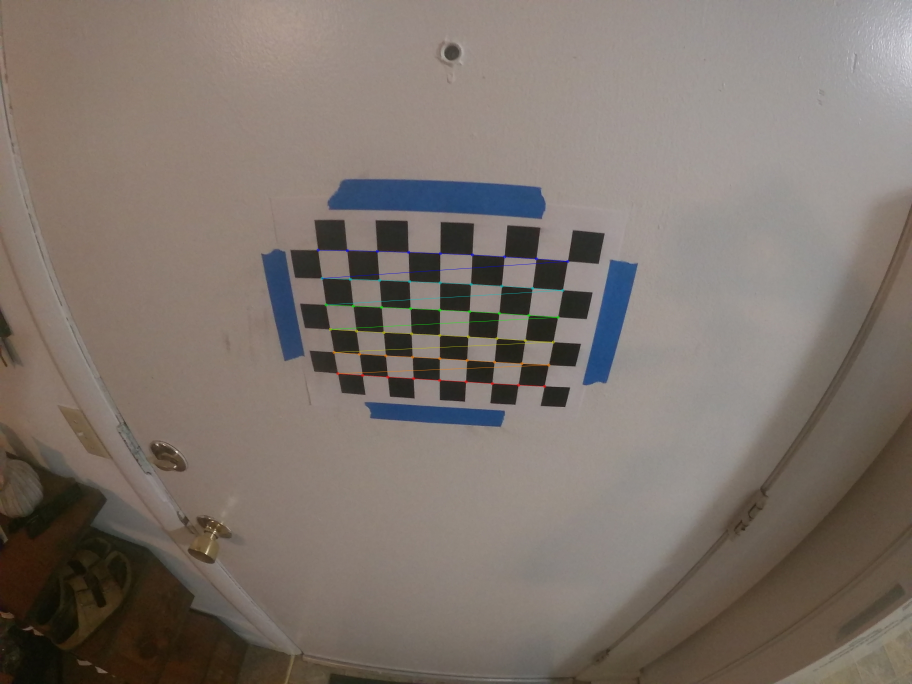
#> input picture Corners_10LeftCamera.jpg, 3648 x 2736 px, given in place of center_1_24_behind_spike_on_190_left.MP4, which was not available (shown at 1/4 size)
$ python main.py   (older library calls are emulated)
#> lines starting #> are read from the running program, lines starting #| are printed output that depends on the picture; after the words box and inside, x2 and y2 are one past the last pixel; in counts of white or black regions, pixels touching at a corner belong together; long printed decimals are rounded; pictures that were not available may be replaced by others from this repository, and a replacement may not be noted
### camera_calibration.py
import numpy as np
import cv2

#tested optimal num boards
num_boards = 15
num_squares_width = 9
num_squares_height = 6

#Size of square (in mm)
square_dimension = 25

#Image dimensions
image_size = (3648, 2736)

#Crop mask
# A value of 0 will crop out all the black pixels.  This will result in a loss of some actual pixels.
# A value of 1 will leave in all the pixels.  This maybe useful if there is some important information
# at the corners.  Ideally, you will have to tweak this to see what works for you.
#This means all pixels will be geometrically transformed to be included
crop = 0.3


#values to grab correct images from local computer
image_folder_left = 'Checkerboard_LeftCamera/'
image_folder_right = 'Checkerboard_RightCamera/'
left_camera = "LeftCamera"
right_camera = "RightCamera"


# [106 lines left out: function ImageProcessing, not called in this run]

#function to undistort image after calibration variables are obtained
def undistort(frame, isLeft):
    intrinsic_matrix = np.load('left_intrinsic_matrix.npy') if isLeft else np.load('right_intrinsic_matrix.npy')
    distCoeff = np.load('left_dist_coeff.npy') if isLeft else np.load('right_dist_coeff.npy')

    if intrinsic_matrix is None or distCoeff is None:
        print("issue with calibration values")
        return

    undistorted_image = cv2.undistort(frame, intrinsic_matrix, distCoeff, None, intrinsic_matrix)
    return undistorted_image

    #BELOW IS CODE TO SCALE - this makes image smaller
    # Scale the images and create a rectification map.
    # newMat, ROI = cv2.getOptimalNewCameraMatrix(intrinsic_matrix, distCoeff, image_size, alpha=crop,centerPrincipalPoint=1)
    #mapx, mapy = cv2.initUndistortRectifyMap(intrinsic_matrix, distCoeff, None, newMat, image_size, m1type=cv2.CV_32FC1)

    #undistorted_image = cv2.remap(frame, mapx, mapy, cv2.INTER_LINEAR)
    #return undistorted_image

# Press the green button in the gutter to run the script.
# [5 lines that do not run on import are left out]


# See PyCharm help at https://www.jetbrains.com/help/pycharm/

### find_implement.py
#code adapted from https://github.com/niconielsen32/ComputerVision/blob/master/StereoVision/Python/HSV_filter.py

import numpy as np
import cv2
import imutils

#currenlty, frames that are sent as args are already distorted
def detection(frame_left, frame_right):
    kernel_size = 5
    mag_thresh = (30, 100)
    r_thresh = (235, 255)
    s_thresh = (165, 255)
    b_thresh = (160, 255)
    g_thresh = (210, 255)
    # [12 lines of commented-out code are left out]

    find_field_lines(frame_left)
    find_field_lines(frame_right)

    cv2.imwrite("frame_left.png", frame_left)
    cv2.imwrite("frame_right.png", frame_right)

    mask_left = hsv_filter_yellow(frame_left)
    mask_right = hsv_filter_yellow(frame_right)

    # Result-frames after applying HSV-filter mask
    updated_left = cv2.bitwise_and(frame_left, frame_left, mask=mask_left)
    updated_right = cv2.bitwise_and(frame_right, frame_right, mask=mask_right)

    #cv2.imshow('image', frame_left)
    #cv2.waitKey(0)
    #cv2.destroyAllWindows()

    # APPLYING SHAPE RECOGNITION:
    # this function returns center coordinate of shot put
    circle_left = find_shot(frame_left, mask_left)
    circle_right = find_shot(frame_right, mask_right)

    print(circle_left)
    print(circle_right)

    circle_color = (255, 0, 0)
    cv2.circle(frame_left, circle_left, 10, circle_color, 2)
    cv2.circle(frame_right, circle_right, 10, circle_color, 2)

    cv2.imshow("image", frame_left)
    cv2.waitKey(0)
    cv2.destroyAllWindows()
    cv2.imshow("image2", frame_right)
    cv2.waitKey(0)
    cv2.destroyAllWindows()

    return circle_left, circle_right


def hsv_filter_yellow(frame):
    # Blurring the frame
    blur = cv2.GaussianBlur(frame, (5, 5), 0)

    # Converting RGB to HSV
    hsv = cv2.cvtColor(blur, cv2.COLOR_BGR2HSV)

    #code for determining lower and upper limits:
    #https://docs.opencv.org/3.1.0/df/d9d/tutorial_py_colorspaces.html
    yellow = np.uint8([[[255, 255, 255]]])
    hsv_yellow = cv2.cvtColor(yellow, cv2.COLOR_BGR2HSV)

    #code for segmentating the yellow spike ball in the image
    #lower_yellow = np.array([hsv_yellow[0][0][0] - 10, 100, 100])
    #upper_yellow = np.array([hsv_yellow[0][0][0] - 10, 255, 255])

    lower_yellow = np.array([15, 75, 75])
    upper_yellow = np.array([30, 255, 255])

    print("lower yellow: ")
    print(lower_yellow)
    print("upper yellow")
    print(upper_yellow)

    # HSV-filter mask
    mask = cv2.inRange(hsv, lower_yellow, upper_yellow)

    #cv2.imshow("image", mask)
    #cv2.waitKey(0)
    #cv2.destroyAllWindows()

    # Morphological Operation - Opening - Erode followed by Dilate - Remove noise
    mask = cv2.erode(mask, None, iterations=2)
    mask = cv2.dilate(mask, None, iterations=2)

    cv2.imshow("window", mask)
    cv2.waitKey(0)

    return mask

def hsv_filter_white(frame):
    # Blurring the frame
    blur = cv2.GaussianBlur(frame, (5, 5), 0)

    # Converting RGB to HSV
    hsv = cv2.cvtColor(blur, cv2.COLOR_BGR2HSV)
    cv2.imshow("window", hsv)
    cv2.waitKey(0 )

    sensitivity = 135
    lower_white = np.array([0, 0, 255-sensitivity], dtype=np.uint8)
    upper_white = np.array([255, sensitivity, 255], dtype=np.uint8)

    # HSV-filter mask
    mask = cv2.inRange(hsv, lower_white, upper_white)

    #cv2.imshow("image", mask)
    #cv2.waitKey(0)
    #cv2.destroyAllWindows()

    # Morphological Operation - Opening - Erode followed by Dilate - Remove noise
    mask = cv2.erode(mask, None, iterations=2)
    mask = cv2.dilate(mask, None, iterations=2)

    return mask


def find_shot(frame, mask):
    contours = cv2.findContours(mask.copy(), cv2.RETR_EXTERNAL, cv2.CHAIN_APPROX_SIMPLE)
    contours = imutils.grab_contours(contours)
    center = None

    if len(contours) <= 0: print("no contours")

    # Only proceed if at least one contour was found
    if len(contours) > 0:
        print("contours found")
        # Find the largest contour in the mask, then use
        # it to compute the minimum enclosing circle and
        # centroid
        print("num contours")
        print(len(contours))
        c = max(contours, key=cv2.contourArea)

        ((x, y), radius) = cv2.minEnclosingCircle(c)
        M = cv2.moments(c)  # Finds center point
        center = (int(M["m10"] / M["m00"]), int(M["m01"] / M["m00"]))
        print(center)
        print(radius)

        # Only proceed if the radius is greater than a minimum value
        if radius > 2:
            print("radius > 2")
            # Draw the circle and centroid on the frame,
            # then update the list of tracked points
            cv2.circle(frame, (int(x), int(y)), int(radius),
                       (0, 255, 255), 2)
            cv2.circle(frame, center, 5, (0, 0,  0), -1)

    return center

#Code adapted from:
#https://www.tutorialspoint.com/line-detection-in-python-with-opencv
def find_field_lines(frame):
    #added filter for white to help find correct lines
    mask = hsv_filter_white(frame)
    updated_frame = cv2.bitwise_and(frame, frame, mask=mask)
    cv2.imshow("window", mask)
    cv2.waitKey(0)
    cv2.imshow("window", updated_frame)
    cv2.waitKey(0)

    #convert to grayscale
    gray = cv2.cvtColor(updated_frame, cv2.COLOR_BGR2GRAY)
    cv2.imshow("window", gray)
    cv2.waitKey(0)
    cv2.destroyAllWindows()
    #increased the maximum value for threshold to get cleaner results, eliminates lots of noise
    #need aperturesize to be the minimum
    #set L2 gradient to true for more accurate L2 norm to clean up number of lines
    edges = cv2.Canny(gray, 10, 400, apertureSize=3, L2gradient=True)

    #finds line segments in binary image using probabilistic Hough transform
    #as opposed to HoughLines() which uses standard Hough transform
    #increased threshold to reduce number of detected lines
    #lowered maxLineGap
    lines = cv2.HoughLinesP(edges, 1, np.pi / 180, 150, maxLineGap=75, minLineLength=200)
    for line in lines:
        x1, y1, x2, y2 = line[0]
        if (x2 - x1) != 0:
            slope = (y2 - y1) / (x2 - x1)
        #print(slope)
        cv2.line(frame, (x1, y1), (x2, y2), (0, 0, 255), 2)
    cv2.imshow("linesEdges", edges)
    cv2.waitKey(0)
    cv2.destroyAllWindows()
    cv2.imshow("linesDetected", frame)
    cv2.waitKey(0)
    cv2.destroyAllWindows()

#https://github.com/nachiket273/Self_Driving_Car/tree/master/CarND-Advanced-Lane-Lines
#perspective transform maps the points in given image to diff perspective
#goal is to get lines of shot put field to appear parallel
# [194 lines left out: functions perspective_transform, abs_thresh, mag_threshold, dir_threshold, get_rgb_thresh_img, get_hls_lthresh_img and 4 more, not called in this run]

def out_of_bounds(frame, shot_center):
    if shot_center is None:
        print("no implement detected")
        return

    #print("in out of bounds")
    image_size = frame.shape
    print("image size ", image_size)
    image_width = image_size[1]
    print("image width ", image_width)
    image_height = image_size[0]
    print("image height ", image_height)
    shot_width = shot_center[0]
    print("shot width ", shot_width)
    shot_height = shot_center[1]
    print("shot height ", shot_height)

    #move to right until detect red line
    curr_width = shot_width
    curr_pixel = shot_center
    while curr_width < image_width:
        curr_pixel_rgb = frame[curr_pixel[1], curr_pixel[0]]
        if np.array_equal(curr_pixel_rgb, [0, 0, 255]):
            print("curr pixel", curr_pixel)
            #cv2.circle(frame, (curr_pixel[0], curr_pixel[1]), 5,
                       #(0, 255, 255), 2)
            print("in bounds on right side")
            break
        curr_width = curr_pixel[0] + 1
        curr_pixel = [curr_width, curr_pixel[1]]

    #if height has reached end of image, then it didnt detect line and ball is out of bounds
    if curr_width == image_width:
        print("out of bounds on left")
        return True

    #move to left until detect red line
    curr_width = shot_width
    curr_pixel = shot_center
    while 0 <= image_width:
        curr_pixel_rgb = frame[curr_pixel[1], curr_pixel[0]]
        if np.array_equal(curr_pixel_rgb, [0, 0, 255]):
            print("curr pixel", curr_pixel)
            #cv2.circle(frame, (curr_pixel[0], curr_pixel[1]), 5,
                       #(0, 255, 255), 2)
            print("in bounds on left side")
            break
        curr_width = curr_pixel[0] + 1
        curr_pixel = [curr_width, curr_pixel[1]]

    # if height has reached end of image, then it didnt detect line and ball is out of bounds
    if curr_width == image_width:
        print("out of bounds on left")
        return True

    return False

### main.py
#Regular Camera Calibration for two GoPro Hero7 cameras, Left and Right
#Code adapted from https://www.theeminentcodfish.com/gopro-calibration/

import numpy as np
import cv2

import camera_calibration as calib
import find_implement as find


# Press the green button in the gutter to run the script.
if __name__ == '__main__':
    #instrinsic calibration for left camera
    #calib.ImageProcessing(15, 9, 6, 25, True)
    #intrinsic calibration for right camera
    #calib.ImageProcessing(15, 9, 6, 25, False)

    has_both_frames = True
    #read first frame from left video
    vs = cv2.VideoCapture('Thesis_Data_Videos_Left/center_1_24_behind_spike_on_190_left.MP4')
    ret, frame_left = vs.read()
#> frame_left is the input picture: shape (2736, 3648, 3); mean B, G, R 107.8, 115.2, 125.2
    if ret is False: has_both_frames = False

    #read first frame from right video
    vs = cv2.VideoCapture('Thesis_Data_Videos_Right/center_1_24_behind_spike_on_190_right.MP4')
    ret, frame_right = vs.read()
    if ret is False: has_both_frames = False


    #before you look to detect, call undistort function here to undistort images based on prev camera calib
    frame_left_undist = calib.undistort(frame_left, isLeft = True)
#> (reads left_intrinsic_matrix.npy from the repository)
#> (reads left_dist_coeff.npy from the repository)
    frame_right_undist = calib.undistort(frame_right, isLeft=False)
#> (reads right_intrinsic_matrix.npy from the repository)
#> (reads right_dist_coeff.npy from the repository)
    cv2.imwrite("frame_left_undist.png", frame_left_undist)
    cv2.imwrite("frame_right_undist.png", frame_right_undist)

    # cropping frames
    frame_left_undist = frame_left_undist[0:3000, 600:1300]
    frame_right_undist = frame_right_undist[0:3000, 400:1300]
    cv2.imshow("window", frame_left_undist)
    cv2.waitKey(0)
    cv2.imshow("window", frame_right_undist)
    cv2.waitKey(0)

    if has_both_frames:
        circle_left, circle_right = find.detection(frame_left_undist, frame_right_undist)
#> in hsv_filter_white, `mask = cv2.inRange(hsv, lower_white, upper_white)`:
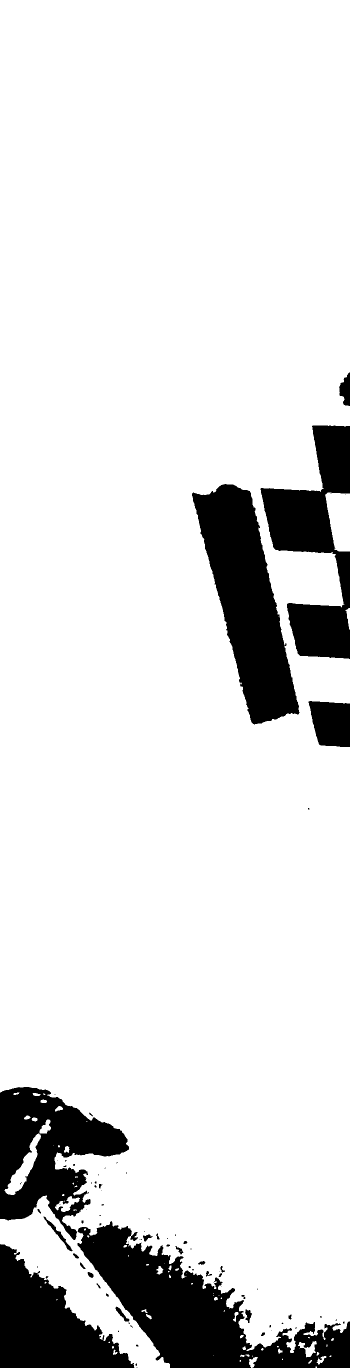
#> mask: shape (2736, 700) (shown at 1/2 size); 87.7% white; 82 black regions (51 under 20 px), largest, box (x1, y1, x2, y2) and area: (155, 2442, 700, 2736) 62386, (384, 968, 599, 1449) 50355, (0, 2174, 258, 2480) 39573
#> in find_field_lines, `edges = cv2.Canny(gray, 10, 400, apertureSize=3, L2gradient=True)`:
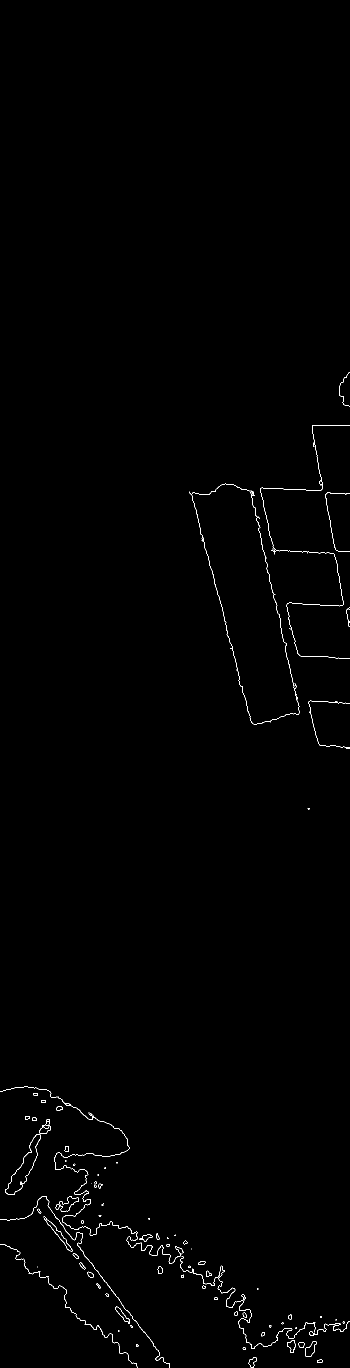
#> edges: shape (2736, 700) (shown at 1/2 size); 0.46% white in thin lines or dots, all inside (x1, y1, x2, y2) = (0, 744, 700, 2736)
#> in find_field_lines, `lines = cv2.HoughLinesP(edges, 1, np.pi / 180, 150, maxLineGap=75, min..`: lines = [[39, 2336, 339, 2734], [381, 988, 504, 1446]]
#> the loop in find_field_lines, `for line in lines:` made 2 passes
#> (x1, y1, x2, y2, slope) on passes 1 to 2: (39, 2336, 339, 2734, 1.33), (381, 988, 504, 1446, 3.72)
#> the loop in find_field_lines (call 2), `for line in lines:` made 1 pass
#> (x1, y1, x2, y2, slope) on pass 1: (238, 2337, 538, 2735, 1.33)
#> in hsv_filter_yellow, `hsv_yellow = cv2.cvtColor(yellow, cv2.COLOR_BGR2HSV)`: hsv_yellow = [[0, 0, 255]]
#> in hsv_filter_yellow (call 2), `mask = cv2.dilate(mask, None, iterations=2)`:
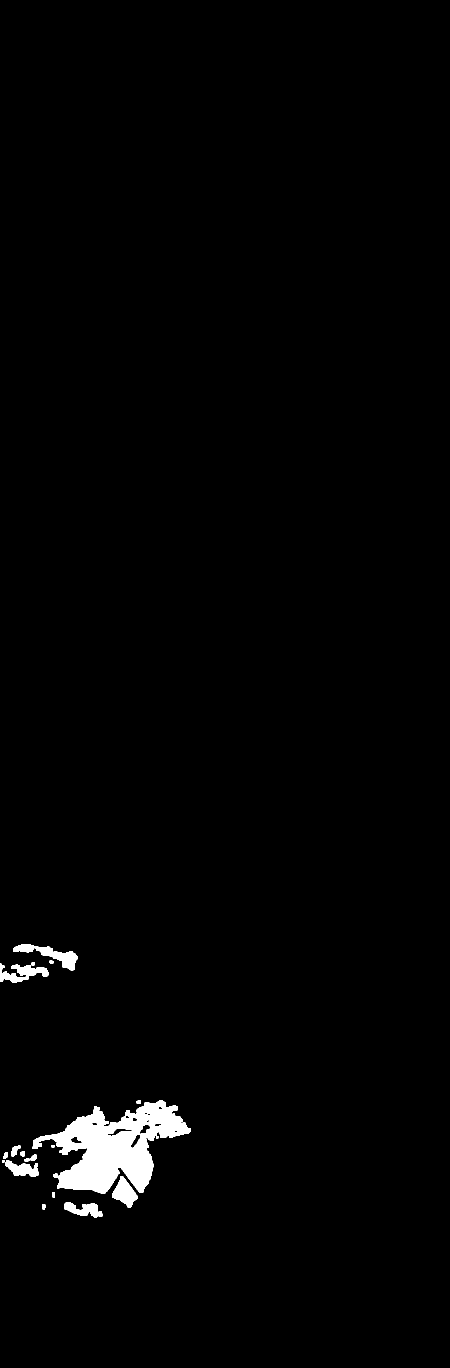
#> mask: shape (2736, 900) (shown at 1/2 size); 1.5% white; 21 white regions
#> in find_shot, `contours = cv2.findContours(mask.copy(), cv2.RETR_EXTERNAL, cv2.CHAIN_..`: contours = 4 contours; box (x1, y1, x2, y2) and area: (0, 2200, 180, 2386) 17744, (25, 2351, 76, 2415) 1660, (73, 2199, 82, 2208) 57, (0, 2421, 6, 2429) 32
#| 4
#> in find_shot, `c = max(contours, key=cv2.contourArea)`: c = contour of 292 points, box (x1, y1, x2, y2) (0, 2200, 180, 2386), area 17744
#> in find_shot, `((x, y), radius) = cv2.minEnclosingCircle(c)`: x = 77; y = 2298.5; radius = 115.1
#> in find_shot, `M = cv2.moments(c)`: M = moments, m00 17744, centre m10/m00, m01/m00 = (69.6, 2285.1)
#> in find_shot, `center = (int(M["m10"] / M["m00"]), int(M["m01"] / M["m00"]))`: center = (69, 2285)
#| (69, 2285)
#| 115.062
#> in find_shot, `cv2.circle(frame, center, 5, (0, 0,  0), -1)`:
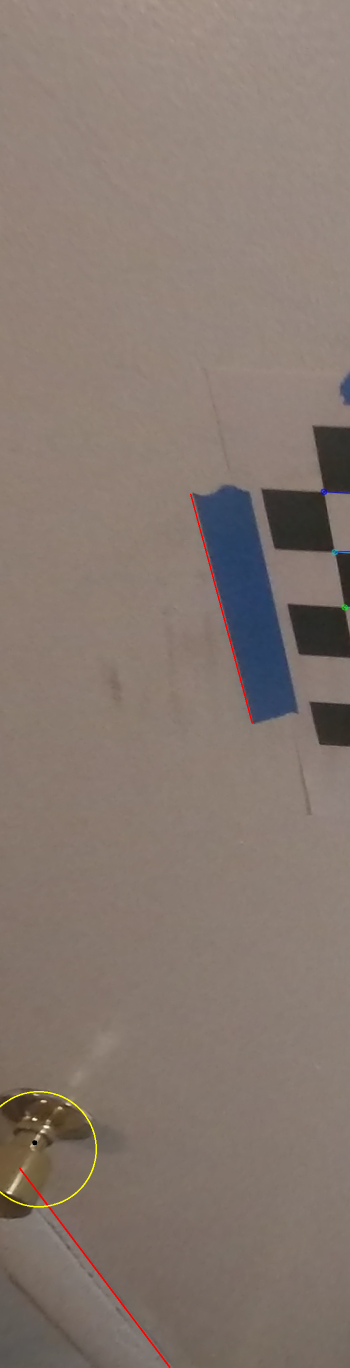
#> frame: shape (2736, 700, 3) (shown at 1/2 size); mean B, G, R 111.6, 120, 133.9
#> in find_shot (call 2), `contours = cv2.findContours(mask.copy(), cv2.RETR_EXTERNAL, cv2.CHAIN_..`: contours = 21 contours, 1 with area under 20; largest, box (x1, y1, x2, y2) and area: (65, 2201, 381, 2387) 28275, (224, 2352, 275, 2416) 1656, (69, 1892, 155, 1941) 1584, (129, 2405, 205, 2436) 1203, (10, 2321, 78, 2353) 1190
#| 21
#> in find_shot (call 2), `c = max(contours, key=cv2.contourArea)`: c = contour of 595 points, box (x1, y1, x2, y2) (65, 2201, 381, 2387), area 28275
#> in find_shot (call 2), `((x, y), radius) = cv2.minEnclosingCircle(c)`: x = 222.5; y = 2276.5; radius = 158.8
#> in find_shot (call 2), `M = cv2.moments(c)`: M = moments, m00 28275, centre m10/m00, m01/m00 = (229.7, 2292.8)
#> in find_shot (call 2), `center = (int(M["m10"] / M["m00"]), int(M["m01"] / M["m00"]))`: center = (229, 2292)
#| (229, 2292)
#| 158.829
#> in find_shot (call 2), `cv2.circle(frame, center, 5, (0, 0,  0), -1)`:
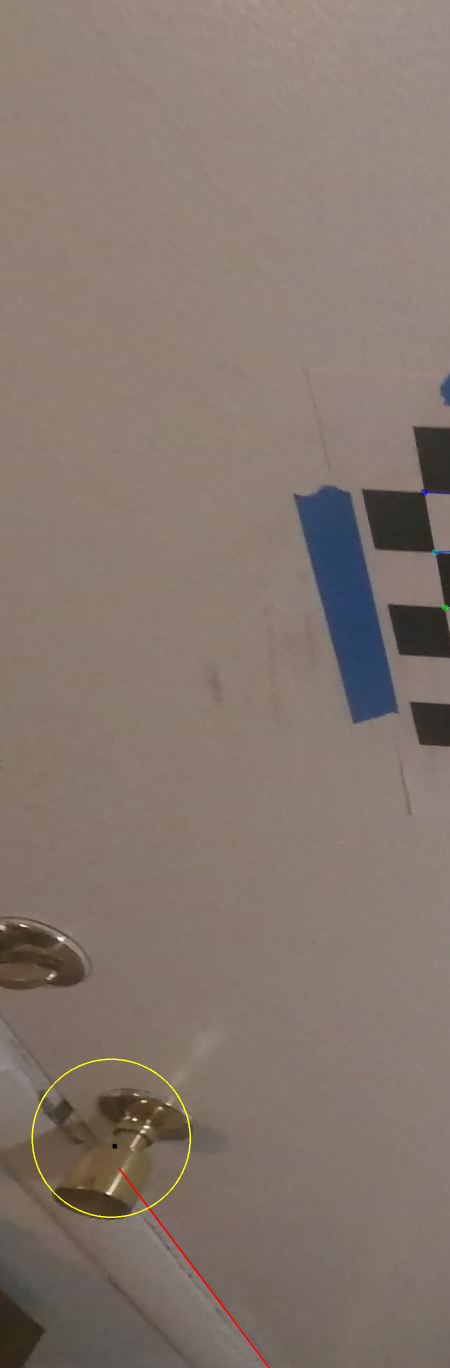
#> frame: shape (2736, 900, 3) (shown at 1/2 size); mean B, G, R 109.5, 118.6, 132.6
#| (69, 2285)
#| (229, 2292)
#> circle_left = (69, 2285); circle_right = (229, 2292)
    else:
        print("both frames not read")
        exit()

    # after shot and lines have been detected, check if out of bounds, verify this is the case on both frames
    is_out_of_bounds_left = find.out_of_bounds(frame_left, circle_left)
#| image size  (2736, 3648, 3)
#| image width  3648
#| image height  2736
#> in out_of_bounds, `shot_width = shot_center[0]`: shot_width = 69
#| shot width  69
#> in out_of_bounds, `shot_height = shot_center[1]`: shot_height = 2285
#| shot height  2285
#> in out_of_bounds, `curr_width = shot_width`: curr_width = 69
#> in out_of_bounds, `curr_pixel = shot_center`: curr_pixel = (69, 2285)
#> the loop in out_of_bounds, `while curr_width < image_width:` made 3579 passes
#> (curr_pixel_rgb, curr_pixel) on passes 1 to 3: ([11, 26, 52], [70, 2285]), ([12, 27, 53], [71, 2285]), ([12, 27, 53], [72, 2285])
#> after the loop in out_of_bounds, `while curr_width < image_width:`: curr_pixel = [3648, 2285]
#> is_out_of_bounds_left = True
    is_out_of_bounds_right = find.out_of_bounds(frame_right, circle_right)
#| image size  (2736, 3648, 3)
#| image width  3648
#| image height  2736
#| shot width  229
#| shot height  2292
#> the loop in out_of_bounds (call 2), `while curr_width < image_width:` made 3419 passes
#> (curr_pixel_rgb, curr_pixel) on passes 1 to 3: ([10, 24, 30], [230, 2292]), ([7, 23, 29], [231, 2292]), ([5, 21, 27], [232, 2292])
#> is_out_of_bounds_right = True
    if is_out_of_bounds_left and is_out_of_bounds_right:
        print("OUT OF BOUNDS FOUL")
        exit()
#> (the program exits here)
